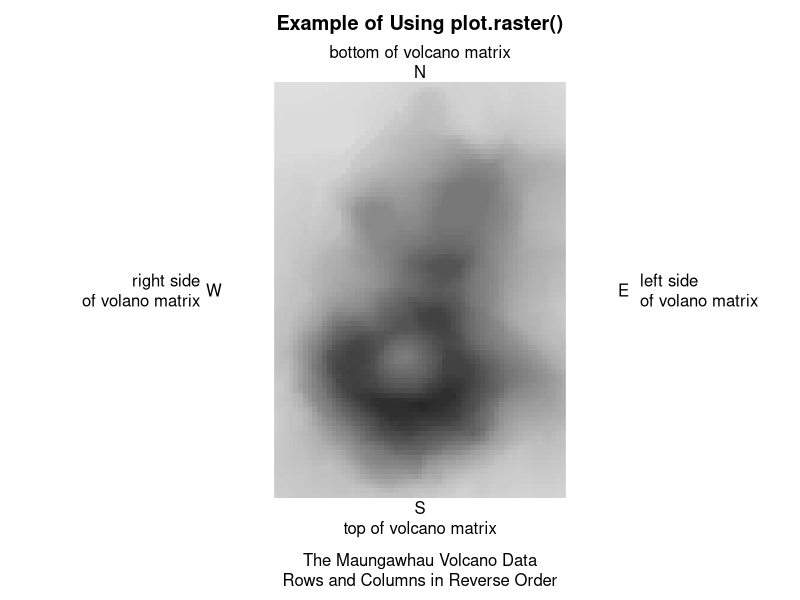

Here is the R script that generated this plot:
plot( 
  as.raster( 
    1-( volcano[ 87:1, 61:1 ] - 76 )/140 
  ),   
  interpolate=FALSE 
)
title( 
  main="Example of Using plot.raster()",
  line=2.6 
)
title( 
  sub="The Maungawhau Volcano Data\nRows and Columns in Reverse Order",
  line=3.6, 
  font=2 
)
mtext(
  "S\ntop of volcano matrix", 
  side=1, 
  line=1 
)
mtext(
  "right side\nof volano matrix", 
  side=2, 
  las=1, 
  line=-5.9 
)
mtext(
  "W", 
  side=2, , 
  las=1, 
  line=-7 
)
mtext(
  "bottom of volcano matrix\nN", 
  side=3 
)
mtext(
  "left side\nof volano matrix", 
  side=4, 
  las=1, 
  line=-5.9 
)
mtext(
  "E", 
  side=4, 
  las=1, 
  line=-7 
)
